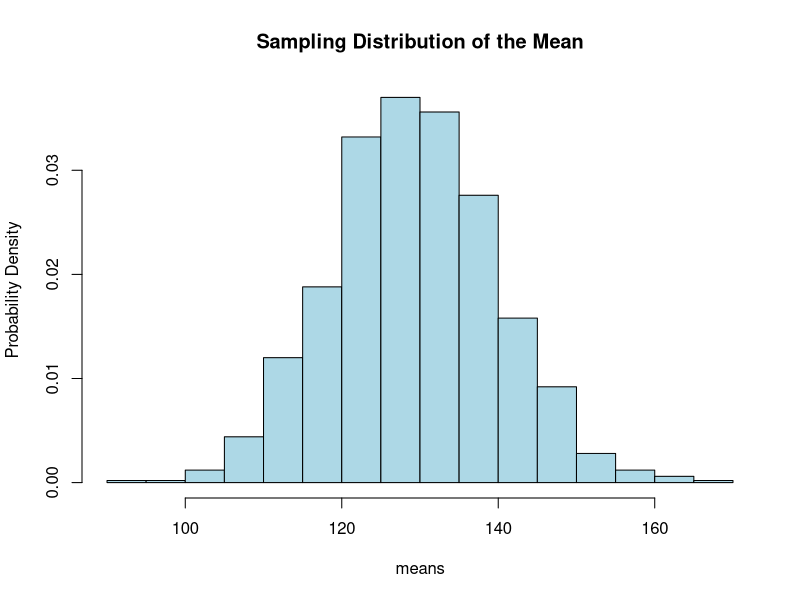

The R source for this figure:
# Let's create a sample distribution plot via bootstrapping
# bootstrapping is the idea of repeatedly sampling from your dataset
# with replacement. The difference between monte carlo is that
# we are sampling from a subset of the population (vs sampling
# from the entire population)

# Source
data(ChickWeight)
weights <- ChickWeight$weight

n <- 50
num_experiments <- 1000

single_experiment <- sample(weights, n, replace = TRUE)

# simulate via bootstrap
experiment_results <- replicate(
    num_experiments, sample(single_experiment, n, replace = TRUE)
)

means <- apply(experiment_results, 2, mean)

# Generate a sampling distribution histogram of the means
hist(
    means,
    main = "Sampling Distribution of the Mean",
    col = "lightblue",
    freq = FALSE,
    ylab = "Probability Density"
)

# When you run the experiment a lot of times
# you can create a normal sample distribution
# std_dev of the means will be similar to SE
std_dev_of_means <- sd(means)

one_experiment <- experiment_results[, 1]
std_dev_of_samples <- sd(one_experiment)
std_error <- std_dev_of_samples / sqrt(length(one_experiment))

sprintf(
    paste(
        "Std_dev of Means: %f", "Std_error: %f",
        sep = ". "
    ),
    std_dev_of_means,
    std_error
)
